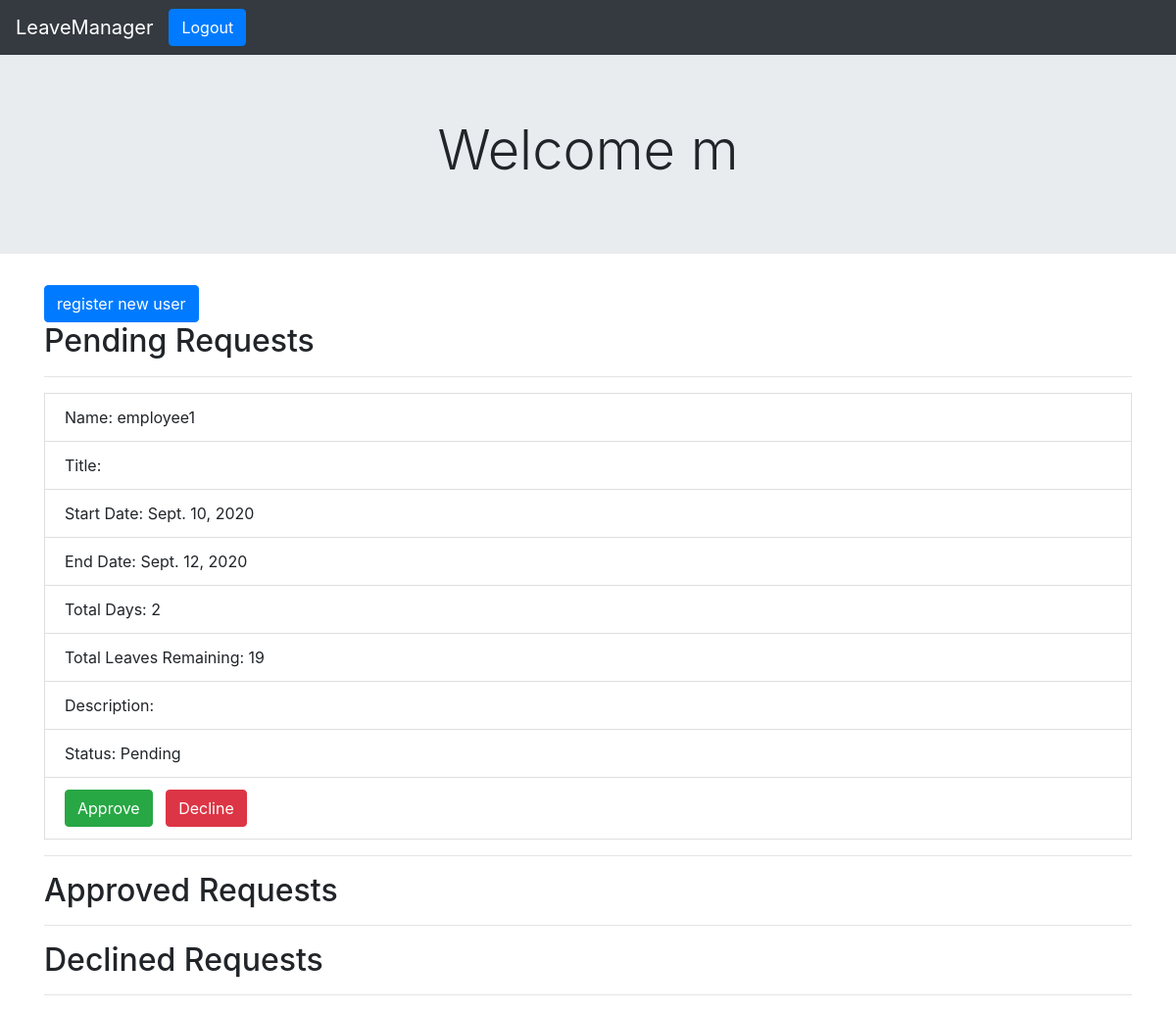
Before: / (signed in) with the older database file.
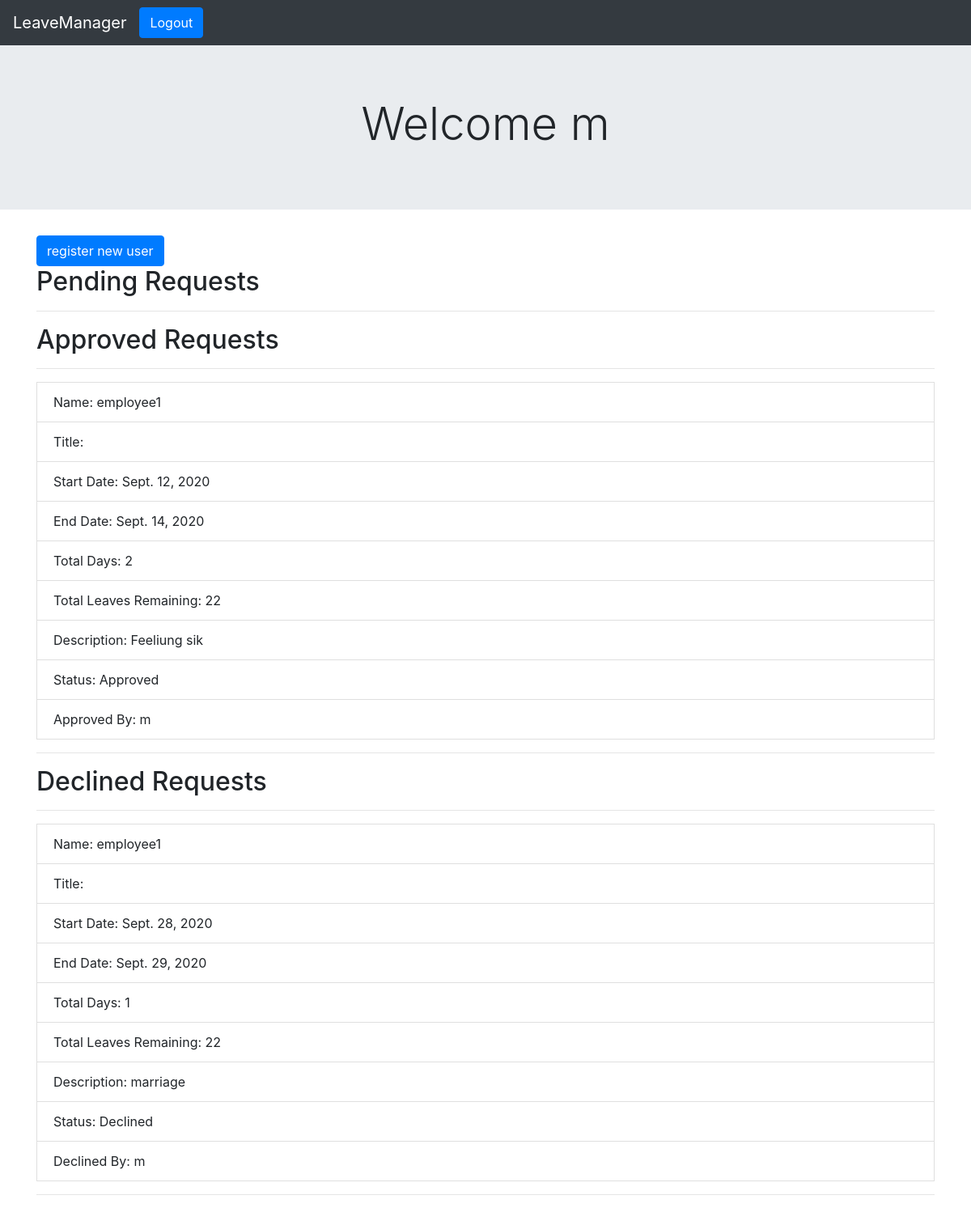
After: the same page with the newer database file.
### leaveApp/models.py (models this page shows, shortened)
class Leave(models.Model):
    employee=models.ForeignKey(Employee,on_delete=models.CASCADE,null=True,blank=True)
    title=models.CharField(max_length=100,blank=True)
    start_date=models.DateField(auto_now_add=False)
    end_date=models.DateField(auto_now_add=False)
    total_days=models.IntegerField(blank=True,null=True)
    approved_by=models.CharField(max_length=100,null=True,blank=True)
    description=models.TextField(max_length=500,blank=True)
    STATUS_OPTIONS=(
        ("Approved","Approved"),
        ("Pending","Pending"),
        ("Declined","Declined"),)
    approved=models.CharField(max_length=10,choices=STATUS_OPTIONS,default='Pending')
    @property
    def date_diff(self):
        return (self.end_date - self.start_date).days

class Employee(models.Model):
    user=models.OneToOneField(User,on_delete=models.CASCADE)
    no_of_leaves=models.IntegerField(null=False,validators=[MinValueValidator(1),
                                       MaxValueValidator(24)],default=24)

### leaveApp/views.py (the view)
# urls.py: path('',views.home,name='home'),
def home(request):
    emp=None
    user=request.user
    if user.is_superuser or user.is_anonymous:
        pass
    else:
        emp=Employee.objects.get(user=user)
    leave_pending=Leave.objects.filter(approved="Pending")
    leave_approved=Leave.objects.filter(approved="Approved")
    leave_declined=Leave.objects.filter(approved="Declined")
    leave_populate= Leave.objects.filter(employee=emp)
    print(leave_populate)
    context={'leave_pending':leave_pending,'leave_approved':leave_approved,
            'leave_declined':leave_declined,'leave_populate':leave_populate}
    return render(request,"leaveApp/home.html",context)

### leaveApp/templates/leaveApp/home.html (shortened to what this page needs)
{% extends 'leaveApp/main.html' %}
{% block content %}
<div class="container">
    {% if user.is_anonymous %}
        <h1>Please Login</h1>
        <a href="{% url 'login' %}">
            <button class='btn btn-primary'>
                login
            </button>
            </a>
    {% elif user.is_superuser  %}
        <button class='btn btn-primary'>
            register new user
        </button>
        <h2>Pending Requests</h2>
        <hr>
         {% for leaves in leave_pending %}
            <li class="list-group-item">Name: {{leaves.employee.user.username}}</li>
            <li class="list-group-item">Title: {{leaves.title}}</li>
            <li class="list-group-item">Start Date: {{leaves.start_date}}</li>
            <li class="list-group-item">End Date: {{leaves.end_date}}</li>
            <li class="list-group-item">Total Days: {{leaves.date_diff}}</li>
            <li class="list-group-item">Total Leaves Remaining: {{leaves.employee.no_of_leaves}}</li>
            <li class="list-group-item">Description: {{leaves.description}}</li>
            <li class="list-group-item">Status: {{leaves.approved}}</li>
            <li class="list-group-item">
                    <a href="{% url 'approve' leaves.id %}">
                        <button type="button" class=" btn btn-success">
                            Approve
                        </button>
                    </a>
                    <a href="{% url 'decline' leaves.id %}">
                        <button type="button" class=" btn btn-danger">
                            Decline
                        </button>
                    </a>
            </li>
            <hr>
            {% endfor %}
        <h2>Approved Requests</h2>
            <hr>
            {% for leaves in leave_approved %}
                <li class="list-group-item">Name: {{leaves.employee.user.username}}</li>
                <li class="list-group-item">Title: {{leaves.title}}</li>
                <li class="list-group-item">Start Date: {{leaves.start_date}}</li>
                <li class="list-group-item">End Date: {{leaves.end_date}}</li>
                <li class="list-group-item">Total Days: {{leaves.date_diff}}</li>
                <li class="list-group-item">Total Leaves Remaining: {{leaves.employee.no_of_leaves}}</li>
                <li class="list-group-item">Description: {{leaves.description}}</li>
                <li class="list-group-item">Status: {{leaves.approved}}</li>
                <li class="list-group-item">Approved By: {{leaves.approved_by}}</li>
            <hr>
            {% endfor %}
            <h2>Declined Requests</h2>
            <hr>
            {% for leaves in leave_declined %}
                <li class="list-group-item">Name: {{leaves.employee.user.username}}</li>
                <li class="list-group-item">Title: {{leaves.title}}</li>
                <li class="list-group-item">Start Date: {{leaves.start_date}}</li>
                <li class="list-group-item">End Date: {{leaves.end_date}}</li>
                <li class="list-group-item">Total Days: {{leaves.date_diff}}</li>
                <li class="list-group-item">Total Leaves Remaining: {{leaves.employee.no_of_leaves}}</li>
                <li class="list-group-item">Description: {{leaves.description}}</li>
                <li class="list-group-item">Status: {{leaves.approved}}</li>
                <li class="list-group-item">Declined By: {{leaves.approved_by}}</li>
            <hr>
            {% endfor %}
{% endif %}
{% endblock content %}

Changed rows visible on the page:
removed Leave: employee.user.username "employee1", start_date "Sept. 10, 2020", end_date "Sept. 12, 2020", date_diff "2", employee.no_of_leaves "19", approved "Pending", shown under "Pending Requests"
added Leave: employee.user.username "employee1", start_date "Sept. 12, 2020", end_date "Sept. 14, 2020", date_diff "2", employee.no_of_leaves "22", description "Feeliung sik", approved "Approved", approved_by "m", shown under "Approved Requests"
added Leave: employee.user.username "employee1", start_date "Sept. 28, 2020", end_date "Sept. 29, 2020", date_diff "1", employee.no_of_leaves "22", description "marriage", approved "Declined", approved_by "m", shown under "Declined Requests"
